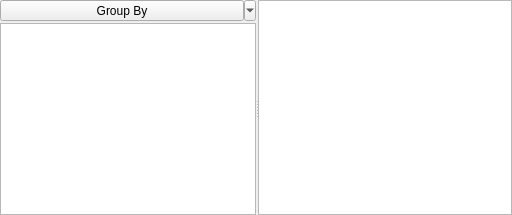
        <widget class="QWidget" name="search_tab">
         <attribute name="title">
          <string>Search</string>
         </attribute>
         <layout class="QGridLayout" name="gridLayout_14">
          <property name="leftMargin">
           <number>0</number>
          </property>
          <property name="topMargin">
           <number>0</number>
          </property>
          <property name="rightMargin">
           <number>0</number>
          </property>
          <property name="bottomMargin">
           <number>0</number>
          </property>
          <property name="spacing">
           <number>2</number>
          </property>
          <item row="0" column="0">
           <widget class="QSplitter" name="splitter_2">
            <property name="orientation">
             <enum>Qt::Horizontal</enum>
            </property>
            <property name="handleWidth">
             <number>2</number>
            </property>
            <widget class="QFrame" name="frame_6">
             <property name="maximumSize">
              <size>
               <width>258</width>
               <height>16777215</height>
              </size>
             </property>
             <layout class="QVBoxLayout" name="verticalLayout_12">
              <property name="spacing">
               <number>2</number>
              </property>
              <property name="leftMargin">
               <number>0</number>
              </property>
              <property name="topMargin">
               <number>0</number>
              </property>
              <property name="rightMargin">
               <number>0</number>
              </property>
              <property name="bottomMargin">
               <number>0</number>
              </property>
              <item>
               <widget class="QToolButton" name="search_grp_srt_btn">
                <property name="sizePolicy">
                 <sizepolicy hsizetype="Preferred" vsizetype="Fixed">
                  <horstretch>0</horstretch>
                  <verstretch>0</verstretch>
                 </sizepolicy>
                </property>
                <property name="text">
                 <string>Group By</string>
                </property>
                <property name="checkable">
                 <bool>true</bool>
                </property>
                <property name="popupMode">
                 <enum>QToolButton::MenuButtonPopup</enum>
                </property>
                <property name="toolButtonStyle">
                 <enum>Qt::ToolButtonTextBesideIcon</enum>
                </property>
                <property name="arrowType">
                 <enum>Qt::NoArrow</enum>
                </property>
               </widget>
              </item>
              <item>
               <widget class="QTableView" name="search_grp_srt_list">
                <property name="sizePolicy">
                 <sizepolicy hsizetype="Expanding" vsizetype="Expanding">
                  <horstretch>0</horstretch>
                  <verstretch>0</verstretch>
                 </sizepolicy>
                </property>
                <property name="focusPolicy">
                 <enum>Qt::NoFocus</enum>
                </property>
                <property name="horizontalScrollBarPolicy">
                 <enum>Qt::ScrollBarAsNeeded</enum>
                </property>
                <property name="sizeAdjustPolicy">
                 <enum>QAbstractScrollArea::AdjustIgnored</enum>
                </property>
                <property name="autoScroll">
                 <bool>true</bool>
                </property>
                <property name="editTriggers">
                 <set>QAbstractItemView::NoEditTriggers</set>
                </property>
                <property name="showDropIndicator" stdset="0">
                 <bool>false</bool>
                </property>
                <property name="dragDropOverwriteMode">
                 <bool>false</bool>
                </property>
                <property name="alternatingRowColors">
                 <bool>false</bool>
                </property>
                <property name="selectionMode">
                 <enum>QAbstractItemView::ExtendedSelection</enum>
                </property>
                <property name="selectionBehavior">
                 <enum>QAbstractItemView::SelectRows</enum>
                </property>
                <property name="textElideMode">
                 <enum>Qt::ElideRight</enum>
                </property>
                <property name="showGrid">
                 <bool>false</bool>
                </property>
                <property name="gridStyle">
                 <enum>Qt::NoPen</enum>
                </property>
                <property name="sortingEnabled">
                 <bool>false</bool>
                </property>
                <property name="wordWrap">
                 <bool>true</bool>
                </property>
                <property name="cornerButtonEnabled">
                 <bool>false</bool>
                </property>
                <attribute name="horizontalHeaderVisible">
                 <bool>false</bool>
                </attribute>
                <attribute name="horizontalHeaderCascadingSectionResizes">
                 <bool>false</bool>
                </attribute>
                <attribute name="horizontalHeaderMinimumSectionSize">
                 <number>55</number>
                </attribute>
                <attribute name="horizontalHeaderStretchLastSection">
                 <bool>true</bool>
                </attribute>
                <attribute name="verticalHeaderVisible">
                 <bool>false</bool>
                </attribute>
                <attribute name="verticalHeaderCascadingSectionResizes">
                 <bool>false</bool>
                </attribute>
               </widget>
              </item>
             </layout>
            </widget>
            <widget class="QTableView" name="search_table">
             <property name="sizePolicy">
              <sizepolicy hsizetype="Expanding" vsizetype="Expanding">
               <horstretch>1</horstretch>
               <verstretch>0</verstretch>
              </sizepolicy>
             </property>
             <property name="minimumSize">
              <size>
               <width>0</width>
               <height>0</height>
              </size>
             </property>
             <property name="focusPolicy">
              <enum>Qt::NoFocus</enum>
             </property>
             <property name="editTriggers">
              <set>QAbstractItemView::NoEditTriggers</set>
             </property>
             <property name="tabKeyNavigation">
              <bool>false</bool>
             </property>
             <property name="showDropIndicator" stdset="0">
              <bool>false</bool>
             </property>
             <property name="dragDropOverwriteMode">
              <bool>false</bool>
             </property>
             <property name="selectionMode">
              <enum>QAbstractItemView::ExtendedSelection</enum>
             </property>
             <property name="selectionBehavior">
              <enum>QAbstractItemView::SelectRows</enum>
             </property>
             <property name="showGrid">
              <bool>false</bool>
             </property>
             <property name="sortingEnabled">
              <bool>true</bool>
             </property>
             <property name="wordWrap">
              <bool>false</bool>
             </property>
             <property name="cornerButtonEnabled">
              <bool>false</bool>
             </property>
             <attribute name="horizontalHeaderDefaultSectionSize">
              <number>100</number>
             </attribute>
             <attribute name="horizontalHeaderMinimumSectionSize">
              <number>55</number>
             </attribute>
             <attribute name="verticalHeaderVisible">
              <bool>false</bool>
             </attribute>
             <attribute name="verticalHeaderCascadingSectionResizes">
              <bool>true</bool>
             </attribute>
            </widget>
           </widget>
          </item>
         </layout>
        </widget>
